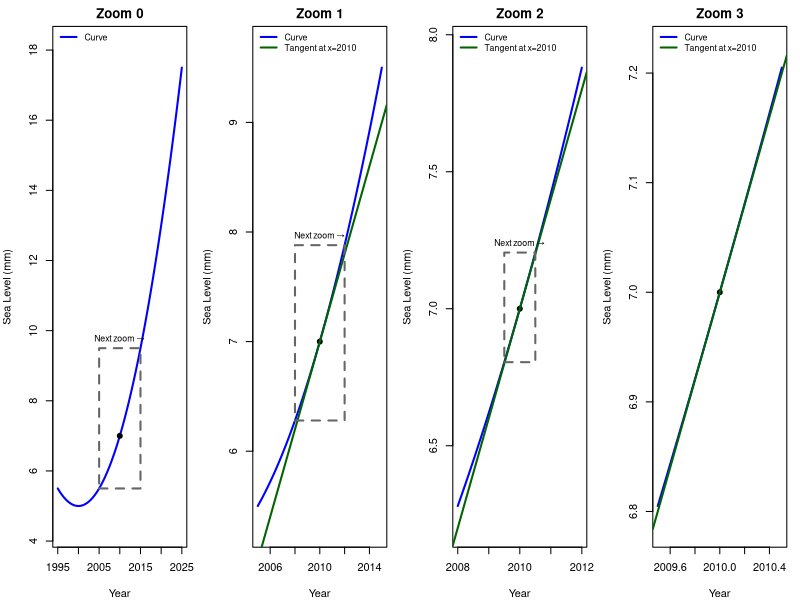
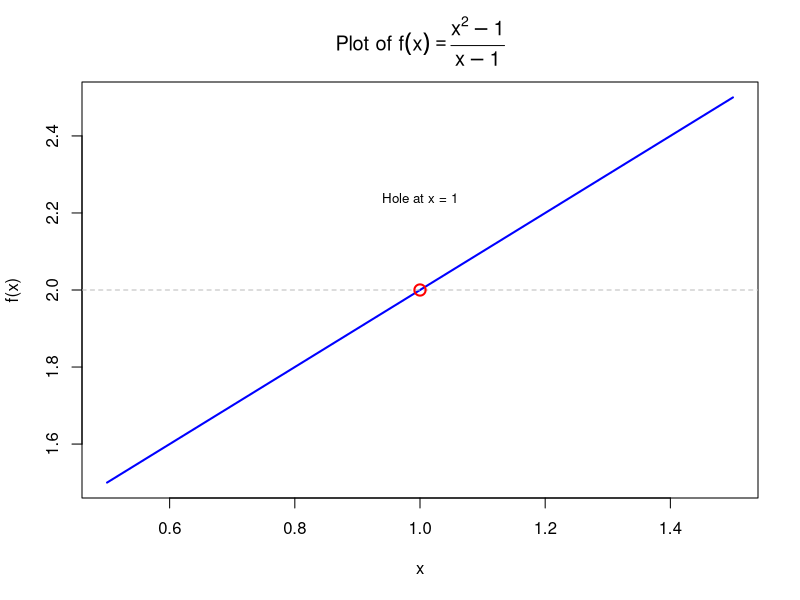
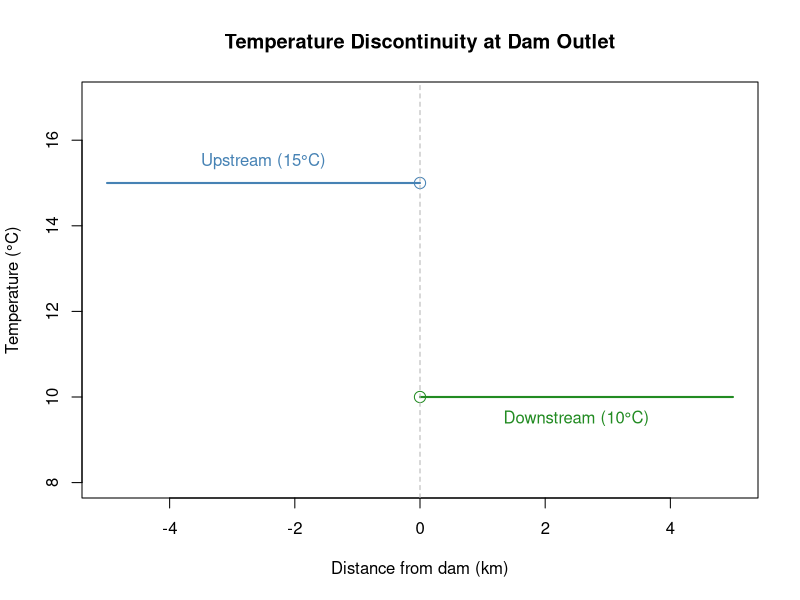
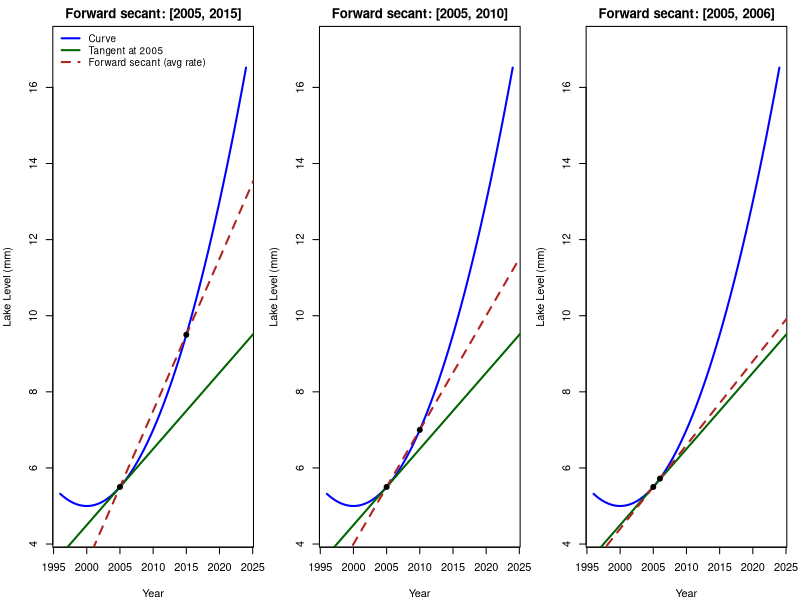
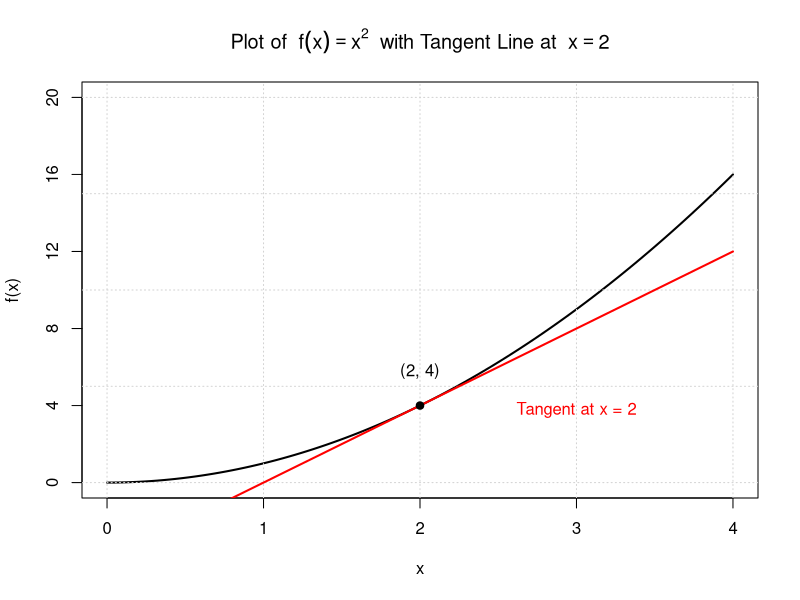
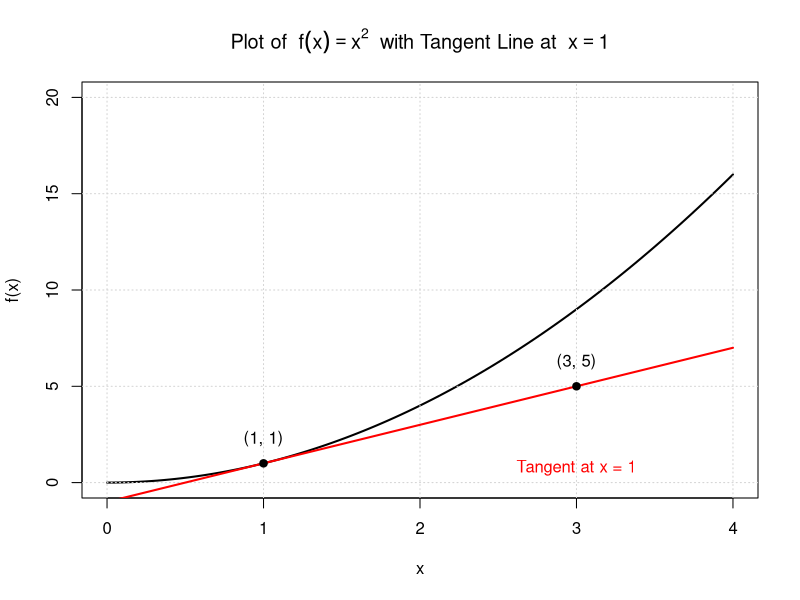
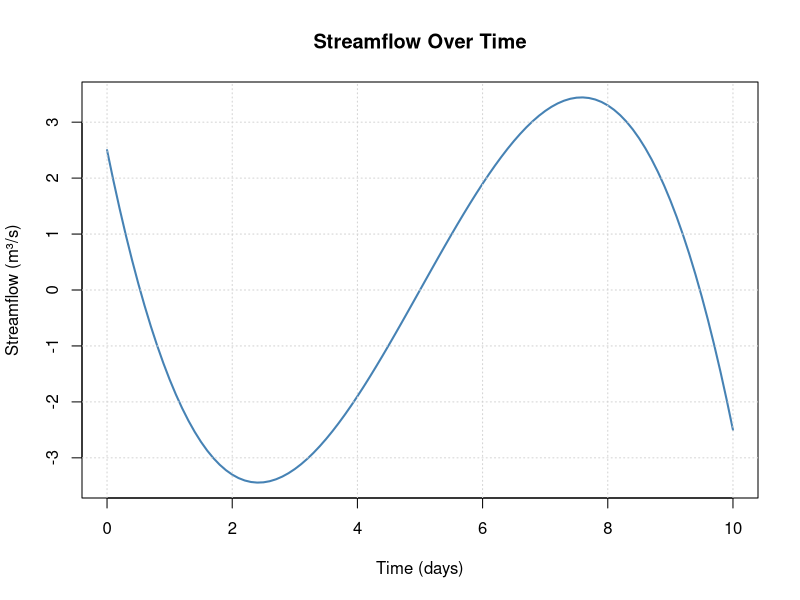
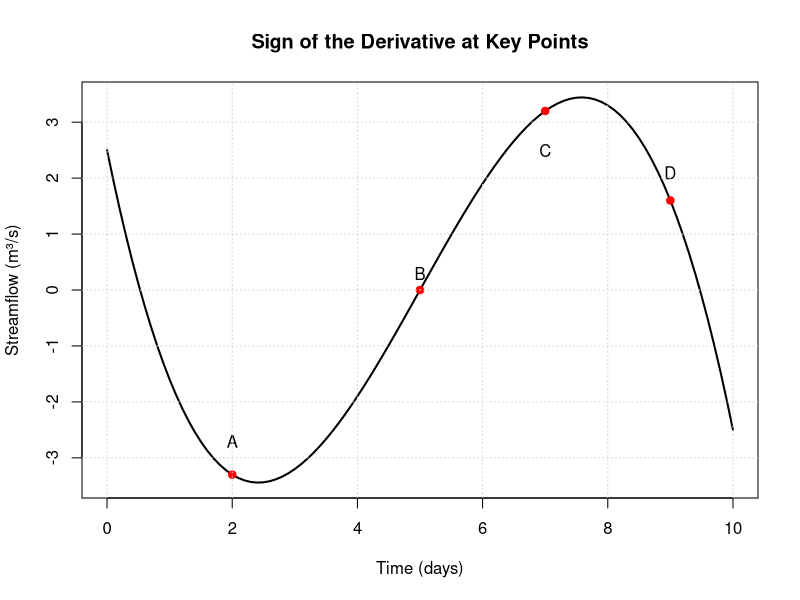

Write R code to recreate these figures, in order.
## ---- chunk 1
knitr::kable(
  data.frame(
    `Math / Physics / Data Context` = c(
      "Rate of change",
      "Slope of the tangent line",
      "Instantaneous rate",
      "Velocity",
      "Acceleration",
      "Gradient",
      "Marginal change",
      "Slope at a point",
      "Rise over run",
      "Delta Y / Delta X"
    ),
    `Environmental / Applied Context` = c(
      "Growth rate",
      "Decay rate",
      "Reaction rate",
      "Flux",
      "Turnover rate",
      "Loss rate / Gain rate",
      "Change per unit time",
      "Response rate",
      "Uptake rate",
      "First difference"
    )
  ),
  caption = "Terms Across Disciplines That Represent Derivatives",
  booktabs = TRUE
)
## ---- chunk 2
# --- Setup a smooth "sea level" curve and its derivative (for the tangent) ---
f      <- function(x) 0.02*(x - 2000)^2 + 5
fprime <- function(x) 0.04*(x - 2000)

# Focal point for zooming/tangent
x0 <- 2010
y0 <- f(x0)
m0 <- fprime(x0)

# Windows for the 4 panels: full -> zoom1 -> zoom2 -> zoom3
wins <- list(
  c(1995, 2025),
  c(2005, 2015),
  c(2008, 2012),
  c(2009.5, 2010.5)
)

# Helper: y-limits with a little padding for a given x-window
ylims_for_window <- function(w) {
  xs <- seq(w[1], w[2], length.out = 400)
  ys <- f(xs)
  pad <- 0.05 * diff(range(ys))
  c(min(ys) - pad, max(ys) + pad)
}

# Base plotting layout
op <- par(mfrow = c(1, 4), mar = c(4, 4, 2, 1))

for (i in seq_along(wins)) {
  xr <- wins[[i]]
  yr <- ylims_for_window(xr)

  # Plot curve
  plot(NA, xlim = xr, ylim = yr, xlab = "Year", ylab = "Sea Level (mm)",
       main = paste("Zoom", i - 1))
  xs <- seq(xr[1], xr[2], length.out = 800)
  lines(xs, f(xs), col = "blue", lwd = 2)
  points(x0, y0, pch = 19)

  # Add tangent line for panels 2-4
  if (i >= 2) {
    abline(a = y0 - m0 * x0, b = m0, col = "darkgreen", lwd = 2)
    legend("topleft",
           legend = c("Curve", "Tangent at x=2010"),
           col = c("blue", "darkgreen"),
           lty = c(1, 1), lwd = c(2, 2), bty = "n", cex = 0.8)
  } else {
    legend("topleft",
           legend = c("Curve"),
           col = c("blue"),
           lty = c(1), lwd = c(2), bty = "n", cex = 0.8)
  }

  # Draw a "zoom box" pointing to the next panel's window (for panels 1-3)
  if (i < length(wins)) {
    next_xr <- wins[[i + 1]]
    # Choose y-range of the box based on curve over the next x-range,
    # but clamp to current panel's y-range
    xs_box <- seq(next_xr[1], next_xr[2], length.out = 200)
    ys_box <- f(xs_box)
    y_min <- max(min(ys_box), yr[1])
    y_max <- min(max(ys_box), yr[2])
    rect(next_xr[1], y_min, next_xr[2], y_max,
         border = "gray40", lty = 2, lwd = 2)
    text(mean(next_xr), y_max, labels = "Next zoom →", pos = 3, cex = 0.8)
  }
}

par(op)
## ---- chunk 3
# Define the function
f <- function(x) {
  (x^2 - 1) / (x - 1)
}

# Create x values avoiding x = 1 to prevent division by zero
x_vals <- seq(0.5, 1.5, length.out = 100)
x_vals <- x_vals[x_vals != 1]

# Evaluate the function
y_vals <- f(x_vals)

# Plot the function
plot(x_vals, y_vals, type = "l", lwd = 2, col = "blue",
     xlab = "x", ylab = "f(x)",
     main = expression("Plot of " * f(x) == frac(x^2 - 1, x - 1)))

# Add a dashed horizontal line for the limit value
abline(h = 2, col = "gray", lty = 2)

# Add the hole at x = 1
points(1, 2, pch = 1, col = "red", cex = 1.5, lwd = 2)
text(1, 2.2, labels = "Hole at x = 1", pos = 3, cex = 0.8)
## ---- chunk 4
plot(NULL, xlim = c(-5, 5), ylim = c(8, 17), 
     xlab = "Distance from dam (km)", ylab = "Temperature (°C)", 
     main = "Temperature Discontinuity at Dam Outlet")

# Upstream: constant 15°C for x < 0
segments(-5, 15, 0, 15, col = "steelblue", lwd = 2)

# Downstream: constant 10°C for x > 0
segments(0, 10, 5, 10, col = "forestgreen", lwd = 2)

# Open circles at x = 0
points(0, 15, pch = 1, cex = 1.5, col = "steelblue")
points(0, 10, pch = 1, cex = 1.5, col = "forestgreen")

text(-2.5, 15.5, "Upstream (15°C)", col = "steelblue")
text(2.5, 9.5, "Downstream (10°C)", col = "forestgreen")
abline(v = 0, col = "gray70", lty = 2)
## ---- chunk 5
# Smooth "Lake level" curve and derivative (for tangent)
f      <- function(x) 0.02*(x - 2000)^2 + 5
fprime <- function(x) 0.04*(x - 2000)  # derivative of f

# Focal point for forward approximations
x0 <- 2005
y0 <- f(x0)
m_tan <- fprime(x0)

# Forward secant endpoints for each panel
xR_list <- c(2015, 2010, 2006)  # 10-year, 5-year, 1-year forward intervals

# Common plot window
xr <- c(1996, 2024)
xs <- seq(xr[1], xr[2], length.out = 1000)
ys <- f(xs)
yr <- range(ys); pad <- 0.05 * diff(yr); yr <- c(yr[1]-pad, yr[2]+pad)

op <- par(mfrow = c(1, 3), mar = c(4,4,2,1))
for (i in seq_along(xR_list)) {
  xR <- xR_list[i]
  yR <- f(xR)

  # Forward secant slope (average rate on [x0, xR])
  m_sec <- (yR - y0) / (xR - x0)

  # Panel title text
  title_txt <- paste0("Forward secant: [", x0, ", ", xR, "]")

  # Plot curve
  plot(NA, xlim = xr, ylim = yr, xlab = "Year", ylab = "Lake Level (mm)",
       main = title_txt)
  lines(xs, ys, col = "blue", lwd = 2)

  # Tangent line at x0
  abline(a = y0 - m_tan * x0, b = m_tan, col = "darkgreen", lwd = 2)

  # Forward secant line through (x0,y0) and (xR,yR)
  abline(a = y0 - m_sec * x0, b = m_sec, col = "firebrick", lty = 2, lwd = 2)

  # Mark points
  points(c(x0, xR), c(y0, yR), pch = 19)


  # Legend only on the first panel
  if (i == 1) {
    legend("topleft",
           legend = c("Curve", "Tangent at 2005", "Forward secant (avg rate)"),
           col = c("blue", "darkgreen", "firebrick"),
           lty = c(1,1,2), lwd = c(2,2,2), bty = "n", cex = 0.9)
  }
}
par(op)

## ---- chunk 6
# Define the function and its derivative
f <- function(x) x^2
f_prime <- function(x) 2 * x  # Derivative of f(x) = x^2

# Point of tangency
x0 <- 2
y0 <- f(x0)
slope <- f_prime(x0)

# Tangent line function
tangent <- function(x) slope * (x - x0) + y0

# Plot the function with custom axes and ticks
curve(f(x), from = 0, to = 4, lwd = 2,
      xlab = "x", ylab = "f(x)",
      main = expression("Plot of " ~ f(x) == x^2 ~ " with Tangent Line at " ~ x == 2),
      ylim = c(0, 20), yaxt = "n")
axis(2, at = seq(0, 20, by = 4))  # Custom y-axis ticks
grid()

# Add the tangent line
curve(tangent(x), from = 0, to = 4, add = TRUE, col = "red", lwd = 2, lty = 1)

# Mark the point of tangency
points(x0, y0, pch = 19)
text(x0, y0 + 1, labels = "(2, 4)", pos = 3)
text(3, y0 - 1, labels = "Tangent at x = 2", pos = 3, col = "red")
## ---- chunk 7
# Define the function and its derivative
f <- function(x) x^2
f_prime <- function(x) 2 * x  # Derivative of f(x) = x^2

# Point of tangency
x0 <- 1
y0 <- f(x0)
slope <- f_prime(x0)

# Tangent line function
tangent <- function(x) slope * (x - x0) + y0

# Plot the function with custom axes and ticks
curve(f(x), from = 0, to = 4, lwd = 2,
      xlab = "x", ylab = "f(x)",
      main = expression("Plot of " ~ f(x) == x^2 ~ " with Tangent Line at " ~ x == 1),
      ylim = c(0, 20), yaxt = "n")
axis(2, at = seq(0, 20, by = 5))  # Custom y-axis ticks
grid()

# Add the tangent line
curve(tangent(x), from = 0, to = 4, add = TRUE, col = "red", lwd = 2, lty = 1)

# Mark the point of tangency
points(x0, y0, pch = 19)
text(x0, y0 + 0.5, labels = "(1, 1)", pos = 3)
points(3, 5, pch = 19)
text(3, 5.5, labels = "(3, 5)", pos = 3)
text(3, y0 - 1, labels = "Tangent at x = 1", pos = 3, col = "red")
## ---- chunk 8
curve(-0.1*(x - 5)^3 + 2*(x - 5), from = 0, to = 10, 
      xlab = "Time (days)", ylab = "Streamflow (m³/s)", 
      main = "Streamflow Over Time", col = "steelblue", lwd = 2)
grid()
## ---- chunk 9
curve(-0.1*(x - 5)^3 + 2*(x - 5), from = 0, to = 10, 
      xlab = "Time (days)", ylab = "Streamflow (m³/s)", 
      main = "Sign of the Derivative at Key Points", col = "black", lwd = 2)
points(c(2, 5, 7, 9), 
       -0.1*(c(2, 5, 7, 9) - 5)^3 + 2*(c(2, 5, 7, 9) - 5), 
       pch = 19, col = "red")
text(c(2, 5, 7, 9), c(-3, 0, 2.2, 1.8), labels = c("A", "B", "C", "D"), pos = 3)
grid()
## ---- chunk 10
# Define a more complex function
f <- function(x) sin(x/2) + 0.05*(x - 5)^2

# Plot settings
xr <- c(0, 20)
xs <- seq(xr[1], xr[2], length.out = 800)
ys <- f(xs)
yr <- range(ys); pad <- 0.1*diff(yr); yr <- c(yr[1]-pad, yr[2]+pad)

# Plot the curve
plot(xs, ys, type = "l", lwd = 2, col = "blue",
     xlab = "x", ylab = "f(x)",
     main = "Sketch Tangent Lines at Different Points")
grid()

## ---- chunk 11
par(mfrow = c(1, 2))
f <- function(x) -0.1*(x - 5)^3 + 2*(x - 5)
f_prime <- function(x) -0.3*(x - 5)^2 + 2

curve(f(x), from = 0, to = 10, 
      xlab = "x", ylab = "f(x)", 
      main = "Function: A", col = "blue", lwd = 2)

curve(f_prime(x), from = 0, to = 10, 
      xlab = "x", ylab = "f'(x)", 
      main = "Function: B", col = "red", lwd = 2)
## ---- chunk 12
# Tidal height model over 24 hours (semi-diurnal with a small inequality term)
t <- seq(0, 24, length.out = 1000)  # time in hours

# Fundamental tidal period ~12.42 h; we approximate with 12.4 h
omega1 <- 2*pi/12.4      # main semi-diurnal component
omega2 <- 2*pi/24        # small diurnal inequality

# Tidal height function (arbitrary units, e.g., meters)
H <- function(t) {
  1.2*sin(omega1*(t - 1.5)) +     # main tide
    0.3*sin(omega2*(t + 2)) +     # small inequality/asymmetry
    0.1*cos(2*omega1*t) +         # harmonic to sharpen peaks a bit
    2.0                            # mean sea level offset
}

h <- H(t)

# Plot
plot(t, h, type = "l", lwd = 2, col = "blue",
     xlab = "Time (hours)", ylab = "Tide Height (m, relative)",
     main = "Tidal Height Over 24 Hours")
grid()

# Add light vertical guides every 3 hours for reading times
abline(v = seq(0, 24, by = 3), col = rgb(0,0,0,0.1), lty = 1)

# Optional: uncomment to label hours on the x-axis at 0, 6, 12, 18, 24
# axis(1, at = seq(0, 24, by = 6))
## ---- chunk 13
# Forest biomass over time (arbitrary units)
# Use a logistic curve (captures rising -> inflection -> flattening)
K  <- 100        # carrying capacity (plateau biomass)
r  <- 0.18       # intrinsic growth rate
t0 <- 20         # inflection time (switch from concave up to concave down)

B <- function(t) K / (1 + exp(-r*(t - t0)))  # logistic biomass

# Time window
t <- seq(0, 50, length.out = 800)
b <- B(t)

# Base plot
plot(t, b, type = "l", lwd = 2, col = "forestgreen",
     xlab = "Time (years)", ylab = "Forest Biomass (Million tons of Carbon)",
     main = "Forest Biomass Over Time")
grid()

# Optional light guides to help discussion (toggle)
show_guides <- FALSE  # set to TRUE for gentle annotations

if (isTRUE(show_guides)) {
  # Inflection point: logistic switches from concave up to concave down
  t_inflect <- t0
  b_inflect <- B(t_inflect)

  # Shade early (mostly rising & accelerating), mid (curving downward), late (flattening)
  rect(0, par("usr")[3], t_inflect, par("usr")[4],
       col = rgb(0, 0.5, 0, 0.06), border = NA)
  rect(t_inflect, par("usr")[3], 40, par("usr")[4],
       col = rgb(0.5, 0.3, 0, 0.06), border = NA)
  rect(40, par("usr")[3], 50, par("usr")[4],
       col = rgb(0, 0, 0.5, 0.06), border = NA)

  # Mark inflection and near-plateau guide
  points(t_inflect, b_inflect, pch = 19, col = "gray30")
  abline(v = t_inflect, col = "gray60", lty = 2)
  abline(h = K, col = "gray70", lty = 3)

  # Labels
  text(10, B(10), "Rising (derivative > 0)", pos = 3, cex = 0.9, col = "darkgreen")
  text(28, B(28), "Curving downward\n(decelerating growth,\nsecond derivative < 0)",
       pos = 3, cex = 0.85, col = "sienna4")
  text(45, K, "Flattening (derivative → 0)", pos = 3, cex = 0.9, col = "navy")
}
## ---- chunk 14
# Create sequence
time <- seq(0, 10, length.out = 200)

# Graph A: Linear growth
growth_A <- 2 * time

# Graph B: Logistic/S-curve (best match for invasive plant story)
growth_B <- 100 / (1 + exp(-1.2 * (time - 5)))  # logistic curve

# Graph C: Sharp growth then crash
growth_C <- ifelse(time < 5, 10 * time, 50 - 8 * (time - 5))

# Plot all three
par(mfrow = c(1, 3))

plot(time, growth_A, type = "l", lwd = 2, col = "steelblue",
     xlab = "Time", ylab = "Coverage", main = "Graph A: Linear Growth")

plot(time, growth_B, type = "l", lwd = 2, col = "forestgreen",
     xlab = "Time", ylab = "Coverage", main = "Graph B: Logistic Growth")

plot(time, growth_C, type = "l", lwd = 2, col = "firebrick",
     xlab = "Time", ylab = "Coverage", main = "Graph C: Growth Then Drop")


## ---- chunk 15
curve(100 - 2*x - 0.1*x^2, from = 0, to = 20,
      xlab = "Years since 2000", ylab = "Area (km\u00B2)",
      main = "Glacier Area Over Time", col = "steelblue", lwd = 2)
grid()
## ---- chunk 16
f <- function(t) 100 - 2*t - 0.1*t^2
curve(f(x), from = 0, to = 20,
      xlab = "Years since 2000", ylab = "Area (km\u00B2)",
      main = "Glacier Area with Secant Line", col = "steelblue", lwd = 2)
segments(5, f(5), 15, f(15), col = "red", lwd = 2, lty = 2)
points(c(5, 15), c(f(5), f(15)), pch = 19, col = "red")
grid()
## ---- chunk 17
curve(15 + 2*sin(0.5*x), from = 0, to = 10,
      xlab = "Days", ylab = "Temperature (\u00B0C)",
      main = "Stream Temperature Over Time", col = "steelblue", lwd = 2)
grid()
## ---- chunk 18
set.seed(123)
par(mfrow = c(2,3), mar = c(4,4,2,1))

# x grid for plotting
x <- seq(0, 5, length.out = 300)

# Define five functions
funs <- list(
  A = function(x) x^2,
  B = function(x) -x^2 + 6,
  C = function(x) sin(x),
  D = function(x) cos(x) + 2,
  E = function(x) exp(0.3 * x)
)

# Helper to draw one panel
draw_panel <- function(fname, f) {
  y <- f(x)
  plot(x, y, type = "l", lwd = 2, col = "steelblue",
       xlab = "x", ylab = "y", main = paste("Graph", fname))
  # red point at x = 2
  y2 <- f(2)
  points(2, y2, pch = 19, col = "red")
}

# Plot the five graphs
nm <- names(funs)
for (i in seq_along(funs)) {
  draw_panel(nm[i], funs[[i]])
}

# Fill the 6th panel with a prompt
plot.new(); title(main = "Match each graph to a slope")

par(mfrow = c(1,1))

## ---- chunk 19
curve(30*exp(-0.3*x), from=0, to=10,
      xlab = "Days since rainfall", ylab = "Soil Moisture (%)",
      main = "Soil Moisture Decay", col = "saddlebrown", lwd = 2)
grid()
